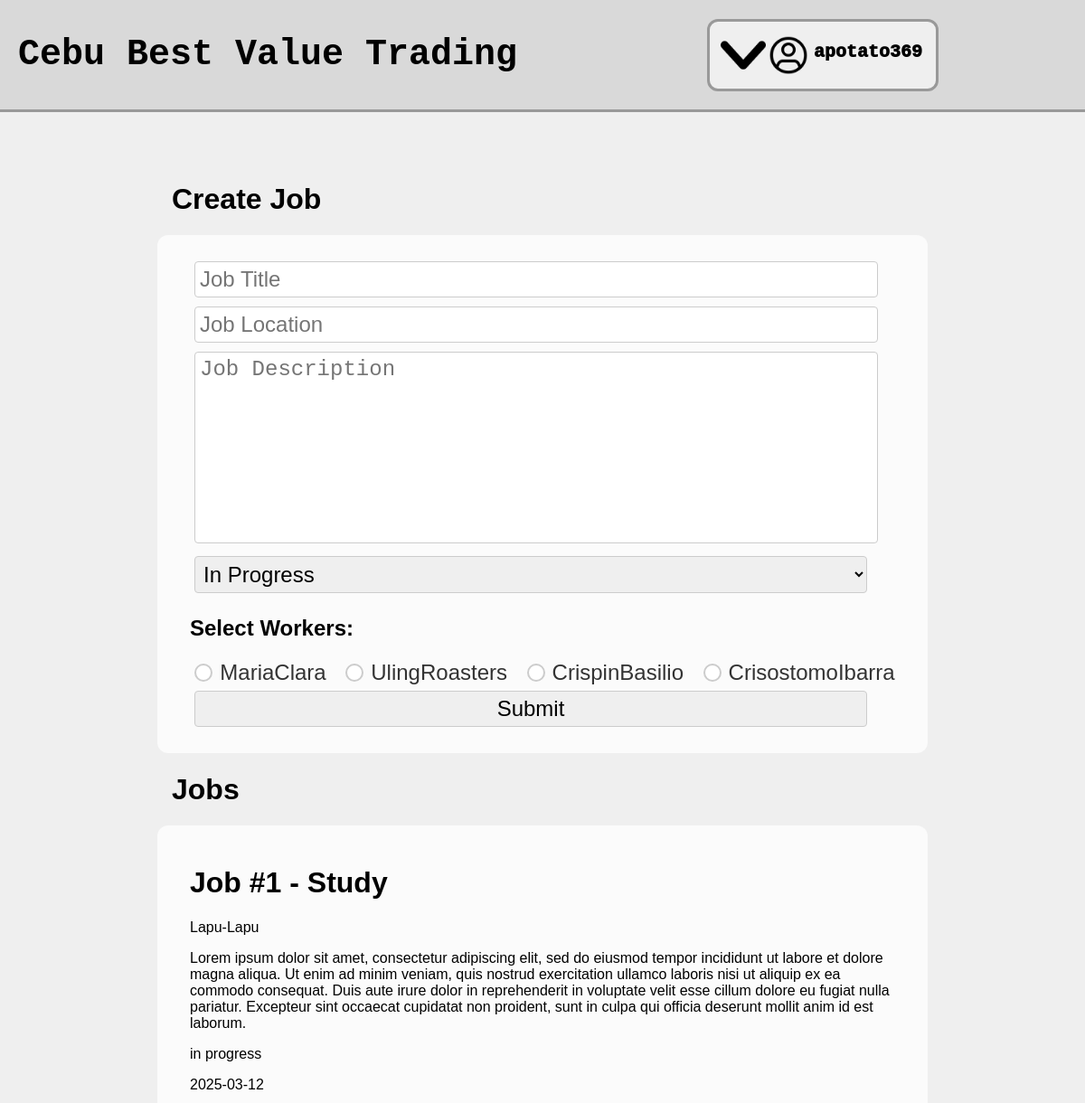
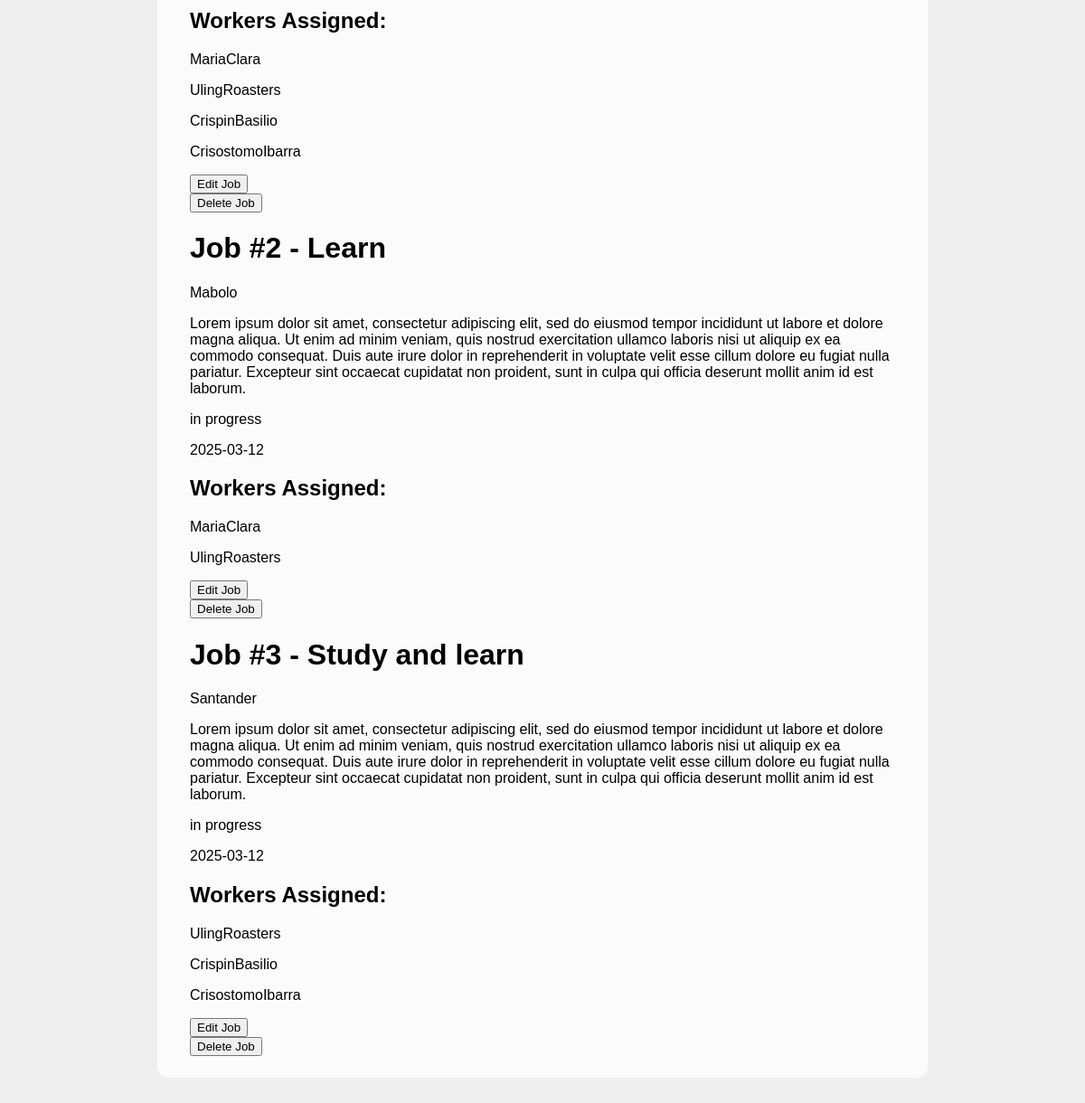
/admin/manage-jobs.php (signed in), run on the app's committed database (2 pictures, top to bottom).
### tables this page shows
CREATE TABLE `users` (
  `user_id` int(11) NOT NULL,
  `username` varchar(50) NOT NULL,
  `password` varchar(255) NOT NULL,
  `user_type` enum('admin','worker','client') NOT NULL,
  `profile_picture` varchar(200) DEFAULT NULL,
  `first_name` varchar(50) NOT NULL,
  `last_name` varchar(50) NOT NULL,
  `email` varchar(50) NOT NULL,
  `phone_number` varchar(50) NOT NULL,
  `application_status` enum('approved','pending','rejected') NOT NULL DEFAULT 'pending'
);

CREATE TABLE `jobs` (
  `job_id` int(11) NOT NULL,
  `job_author` int(11) NOT NULL,
  `job_title` varchar(50) NOT NULL,
  `job_description` varchar(1000) NOT NULL,
  `job_location` varchar(100) NOT NULL,
  `date_started` date NOT NULL DEFAULT current_timestamp(),
  `date_finished` date DEFAULT NULL,
  `job_status` enum('in progress','finished','cancelled','') NOT NULL
);

### admin/manage-jobs.php (the view, shortened to what this page needs)
<!DOCTYPE html>
<html lang="en">
<head>
    <link rel="stylesheet" href="admin.css">
</head>
<body>
    <?php
    include "admin-navbar.php";
    ?>
    <div class="manage-jobs-container">
        <div class="manage-jobs">
            <div class="manage-jobs-title">
                <?php
                if (isset( $_GET["edit"]) && $_GET["edit"] == "true") {
                    ?>
                    <h1>Edit Job</h1>
                    <?php
                } else {
                    ?>
                    <h1>Create Job</h1>
                    <?php
                }
                ?>
            </div>
            <div class="manage-jobs-form">
                <?php
                if (isset( $_GET["edit"]) && $_GET["edit"] == "true" && isset($_GET["job-id"])) {
                    ?>
                    <form action="../includes/edit-job.inc.php" method="post">
                    <?php
                } else {
                    ?>
                    <form action="../includes/create-job.inc.php" method="post">
                    <?php
                }
                ?>
                    <?php
                    if (isset( $_GET["edit"]) && $_GET["edit"] == "true" && isset($_GET["job-id"])) {
                        include "../includes/dbh.inc.php";
                        $jobId = $_GET["job-id"];
                        $sql = "SELECT * FROM jobs WHERE job_id=?";
                        $stmt = mysqli_stmt_init($connection);
                        if (!mysqli_stmt_prepare($stmt, $sql)) {
                            echo "Error when preparing SQL statement.";
                        }
                        mysqli_stmt_bind_param($stmt, "i", $jobId);
                        if(!mysqli_stmt_execute($stmt) ) {
                            echo "Error while executing SQL statement";
                        }
                        $results = mysqli_stmt_get_result($stmt);
                        $row = mysqli_fetch_assoc($results);
                        $jobTitle = $row["job_title"];
                        $jobDescription = $row["job_description"];
                        $jobLocation = $row["job_location"];
                        $jobStatus = $row["job_status"];
                        ?>
                        <input type="number" value="<?php echo $jobId ?>" name="job-id" style="display: none;">
                        <input type="text" name="job-title" placeholder="Job Title" value="<?php echo $jobTitle ?>" required>
                        <input type="text" name="job-location" placeholder="Job Location" value="<?php echo $jobLocation ?>" required>
                        <textarea name="job-description" placeholder="Job Description" required><?php echo $jobDescription ?></textarea>
                        <select name="job-status">
                            <option value="in progress" <?php if ($jobStatus === "in progress") { echo "selected"; } ?>>In Progress</option>
                            <option value="finished" <?php if ($jobStatus === "finished") { echo "selected"; } ?>>Finished</option>
                            <option value="cancelled" <?php if ($jobStatus === "cancelled") { echo "selected"; } ?>>Cancelled</option>
                        </select>
                        <h2>Select Workers: </h2>
                        <div>
                            <?php
                            $sql = "SELECT * FROM users WHERE user_type='worker'";
                            $stmt = mysqli_stmt_init($connection);
                            if (!mysqli_stmt_prepare($stmt, $sql)) {
                                echo "Error when preparing SQL statement.";
                            }
                            if (!mysqli_stmt_execute($stmt)) {
                                echo "Error while executing SQL statement";
                            }
                            $results = mysqli_stmt_get_result($stmt);
                            while ($row = mysqli_fetch_assoc($results)) {
                                $currentWorkerId = $row["user_id"];
                                $sql = "SELECT * FROM job_assignments WHERE job_id=? AND worker_id=?";
                                if (!mysqli_stmt_prepare($stmt, $sql)) {
                                    echo "Error when preparing SQL statement.";
                                }
                                mysqli_stmt_bind_param($stmt, "ii", $jobId, $currentWorkerId);
                                if (!mysqli_stmt_execute($stmt)) {
                                    echo "Error while executing SQL statement";
                                }
                                $matchingJobResults = mysqli_stmt_get_result($stmt);
                                $matchingResultsRow = mysqli_fetch_assoc($matchingJobResults);
                                $sql = "SELECT * FROM users WHERE user_id=?";
                                if (!mysqli_stmt_prepare($stmt, $sql)) {
                                    echo "Error when preparing SQL statement.";
                                }
                                mysqli_stmt_bind_param($stmt, "i", $currentWorkerId);
                                if (!mysqli_stmt_execute($stmt)) {
                                    echo "Error while executing SQL statement";
                                }
                                $foundWorker = mysqli_stmt_get_result($stmt);
                                $foundWorkerRow = mysqli_fetch_assoc($foundWorker);
                                $workerUsername = $foundWorkerRow["username"];
                                ?>
                                <input type="checkbox" name="workers[]" value="<?php echo $currentWorkerId ?>" <?php if ($matchingResultsRow) { echo "checked"; } ?>>
                                <label for="<?php echo $currentWorkerId ?>"><?php echo $workerUsername ?></label>
                                <?php
                            }
                            ?>
                        </div>
                        <input type="submit" name="edit-job" value="Submit">
                        <?php
                    } else {
                        ?>
                        <input type="text" name="job-title" placeholder="Job Title" required>
                        <input type="text" name="job-location" placeholder="Job Location" required>
                        <textarea name="job-description" placeholder="Job Description" required></textarea>
                        <select name="job-status">
                            <option value="in progress" selected>In Progress</option>
                        </select>
                        <h2>Select Workers: </h2>
                        <div class="manage-jobs-workers-select">
                            <?php
                            $sql = "SELECT * FROM users WHERE user_type='worker'";
                            $stmt = mysqli_stmt_init($connection);
                            if (!mysqli_stmt_prepare($stmt, $sql)) {
                                echo "Error when preparing SQL statement.";
                            }
                            if (!mysqli_stmt_execute($stmt)) {
                                echo "Error while executing SQL statement";
                            }
                            $results = mysqli_stmt_get_result($stmt);
                            while ($row = mysqli_fetch_assoc($results)) {
                                $currentWorkerId = $row["user_id"];
                                $sql = "SELECT * FROM users WHERE user_id=?";
                                if (!mysqli_stmt_prepare($stmt, $sql)) {
                                    echo "Error when preparing SQL statement.";
                                }
                                mysqli_stmt_bind_param($stmt, "i", $currentWorkerId);
                                if (!mysqli_stmt_execute($stmt)) {
                                    echo "Error while executing SQL statement";
                                }
                                $foundWorker = mysqli_stmt_get_result($stmt);
                                $foundWorkerRow = mysqli_fetch_assoc($foundWorker);
                                $workerUsername = $foundWorkerRow["username"];
                                ?>
                                <div class="checkbox-container">
                                    <input type="checkbox" name="workers[]" value="<?php echo $currentWorkerId ?>">
                                    <label for="<?php echo $currentWorkerId ?>"><?php echo $workerUsername ?></label>
                                </div>
                                <?php
                            }
                            ?>
                        </div>
                        <input type="submit" name="create-job" value="Submit">
                        <?php
                    }
                    ?>
                </form>
            </div>
            <div class="manage-jobs-title">
                <h1>Jobs</h1>
            </div>
            <div class="manage-jobs-list">
                <?php
                include "../includes/dbh.inc.php";
                function fetchJobs($connection) {
                    $sql = "SELECT * FROM jobs ORDER BY date_started DESC";
                    $stmt = mysqli_stmt_init($connection);
                    if (!mysqli_stmt_prepare($stmt, $sql)) {
                        echo "Error when preparing SQL statement.";
                        return [];
                    }
                    if (!mysqli_stmt_execute($stmt)) {
                        echo "Error while executing SQL statement";
                        return [];
                    }
                    return mysqli_stmt_get_result($stmt);
                }
                function fetchWorkersForJob($connection, $jobId) {
                    $sql = "SELECT users.username FROM job_assignments
                            JOIN users ON job_assignments.worker_id = users.user_id
                            WHERE job_assignments.job_id=?";
                    $stmt = mysqli_stmt_init($connection);
                    if (!mysqli_stmt_prepare($stmt, $sql)) {
                        echo "Error when preparing SQL statement.";
                        return [];
                    }
                    mysqli_stmt_bind_param($stmt, "i", $jobId);
                    if (!mysqli_stmt_execute($stmt)) {
                        echo "Error while executing SQL statement";
                        return [];
                    }
                    return mysqli_stmt_get_result($stmt);
                }
                $jobs = fetchJobs($connection);
                while ($row = mysqli_fetch_assoc($jobs)) {
                    $currentJobId = $row["job_id"];
                    $currentJobTitle = $row["job_title"];
                    $currentJobDescription = $row["job_description"];
                    $currentJobLocation = $row["job_location"];
                    $currentJobStatus = $row["job_status"];
                    $currentDateStarted = $row["date_started"];
                    ?>
                    <div class="job">
                        <h1><?php echo $currentJobTitle ?></h1>
                        <p><?php echo $currentJobLocation ?></p>
                        <p><?php echo $currentJobDescription ?></p>
                        <p><?php echo $currentJobStatus ?></p>
                        <p><?php echo $currentDateStarted ?></p>
                        <h2>Workers Assigned: </h2>
                        <?php
                        $workers = fetchWorkersForJob($connection, $currentJobId);
                        while ($worker = mysqli_fetch_assoc($workers)) {
                            ?>
                            <p><?php echo $worker["username"] ?></p>
                            <?php
                        }
                        ?>
                        <form action="manage-jobs.php" method="get">
                            <button type="submit">Edit Job</button>
                        </form>
                        <form action="../includes/delete-job.inc.php" method="post">
                            <button type="submit" name="delete-job">Delete Job</button>
                        </form>
                    </div>
                    <?php
                }
                ?>
            </div>
        </div>
</body>
</html>

### admin/admin.css (style rules this page uses)
body { font-family: Tahoma, Geneva, Verdana, sans-serif; margin: 0; padding: 0; background-color: #efefef; }
.manage-jobs-container { display: flex; width: 100vw; margin: 0px; padding: 0px; align-items: center; }
.manage-jobs { margin: 7vh auto; }
.manage-jobs-title { width: 65vw; margin: auto; margin-left: 1rem; }
.manage-jobs-form { display: flex; flex-direction: column; align-items: center; margin: auto; width: 65vw; padding: 3vh 3vw; border-radius: 12px; background-color: rgb(255, 255, 255, 0.75); }
.manage-jobs-form div { margin: auto; }
.manage-jobs-form input { padding: 5px; margin: 5px; font-size: 1.5rem; width: 62vw; border: 1px solid #ccc; border-radius: 4px; }
.manage-jobs-form select { padding: 5px; margin: 5px; font-size: 1.5rem; width: 62vw; border: 1px solid #ccc; border-radius: 4px; }
.manage-jobs-form textarea { padding: 5px; margin: 5px; font-size: 1.5rem; width: 62vw; height: 25vh; border: 1px solid #ccc; resize: none; border-radius: 4px; }
.manage-jobs-workers-select { display: flex; flex-wrap: wrap; gap: 1rem; margin: 1rem auto; width: 65vw; }
.checkbox-container { display: flex; align-items: center; margin-bottom: 1rem; }
.checkbox-container input { width: 20px; height: 20px; margin-right: 0.5rem; appearance: none; border-radius: 50%; border: 2px solid #ccc; background-color: white; cursor: pointer; transition: all 0.3s ease; }
.checkbox-container label { font-size: 1.5rem; color: #333; cursor: pointer; }
.manage-jobs-list { display: flex; flex-direction: column; margin: auto; width: 65vw; padding: 3vh 3vw; border-radius: 12px; background-color: rgb(255, 255, 255, 0.75); }

### data on the page
users: username "MariaClara"
users: username "UlingRoasters"
users: username "CrispinBasilio"
users: username "CrisostomoIbarra"
jobs: job_title "Job #1 - Study", job_location "Lapu-Lapu", job_description "Lorem ipsum dolor sit amet, consectetur adipiscing elit, sed do eiusmod tempor incididunt ut labore et dolore magna aliqua. Ut enim ad minim veniam, quis nostrud exercitation ullamco laboris nisi ut aliquip ex ea commodo consequat. Duis aute irure dolor in reprehenderit in voluptate velit esse cillum dolore eu fugiat nulla pariatur. Excepteur sint occaecat cupidatat non proident, sunt in culpa qui officia deserunt mollit anim id est laborum.", job_status "in progress", date_started "2025-03-12"
jobs: job_title "Job #2 - Learn", job_location "Mabolo", job_description "Lorem ipsum dolor sit amet, consectetur adipiscing elit, sed do eiusmod tempor incididunt ut labore et dolore magna aliqua. Ut enim ad minim veniam, quis nostrud exercitation ullamco laboris nisi ut aliquip ex ea commodo consequat. Duis aute irure dolor in reprehenderit in voluptate velit esse cillum dolore eu fugiat nulla pariatur. Excepteur sint occaecat cupidatat non proident, sunt in culpa qui officia deserunt mollit anim id est laborum.", job_status "in progress", date_started "2025-03-12"
jobs: job_title "Job #3 - Study and learn", job_location "Santander", job_description "Lorem ipsum dolor sit amet, consectetur adipiscing elit, sed do eiusmod tempor incididunt ut labore et dolore magna aliqua. Ut enim ad minim veniam, quis nostrud exercitation ullamco laboris nisi ut aliquip ex ea commodo consequat. Duis aute irure dolor in reprehenderit in voluptate velit esse cillum dolore eu fugiat nulla pariatur. Excepteur sint occaecat cupidatat non proident, sunt in culpa qui officia deserunt mollit anim id est laborum.", job_status "in progress", date_started "2025-03-12"

### other printed values
$_SESSION["username"] "apotato369"
